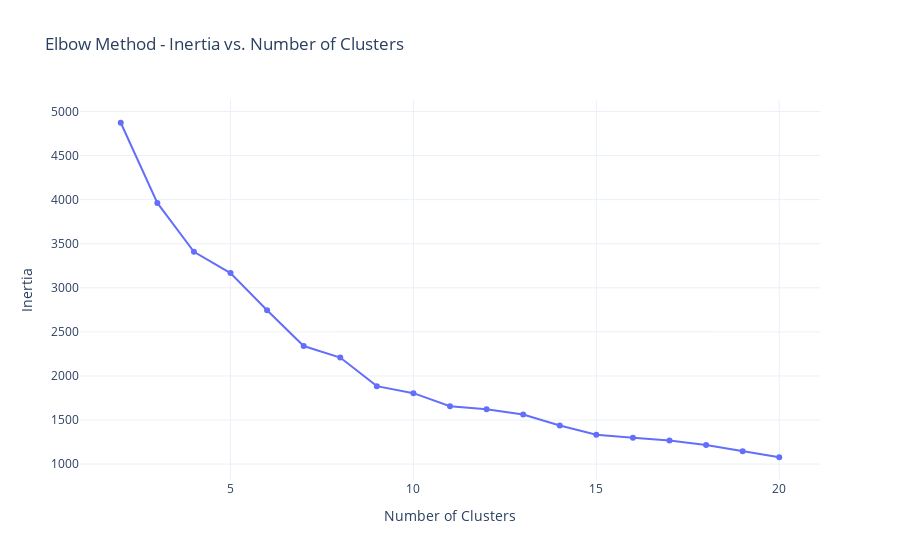

Notebook code cell kept with this figure:
### Code cell
# Create a line plot.

import plotly.express as px

px.line(x=num_clusters, y=inertia, markers=True, title='Elbow Method - Inertia vs. Number of Clusters',
        labels={'x': 'Number of Clusters', 'y': 'Inertia'}, template='plotly_white').show()

### Figure 1 — Plotly figure (JSON) as saved in the notebook; plotly's stock layout.template omitted (floating-point values rounded to 4 significant figures)
{"data": [{"hovertemplate": "Number of Clusters=%{x}<br>Inertia=%{y}<extra></extra>", "legendgroup": "", "line": {"color": "#636efa", "dash": "solid"}, "marker": {"symbol": "circle"}, "mode": "lines+markers", "name": "", "orientation": "v", "showlegend": false, "type": "scatter", "x": [2, 3, 4, 5, 6, 7, 8, 9, 10, 11, 12, 13, 14, 15, 16, 17, 18, 19, 20], "xaxis": "x", "y": [4873.0, 3963.0, 3409.0, 3168.0, 2745.0, 2339.0, 2209.0, 1884.0, 1805.0, 1657.0, 1622.0, 1562.0, 1437.0, 1334.0, 1297.0, 1266.0, 1215.0, 1147.0, 1078.0], "yaxis": "y"}], "layout": {"legend": {"tracegroupgap": 0}, "title": {"text": "Elbow Method - Inertia vs. Number of Clusters"}, "xaxis": {"anchor": "y", "domain": [0, 1], "title": {"text": "Number of Clusters"}}, "yaxis": {"anchor": "x", "domain": [0, 1], "title": {"text": "Inertia"}}}}
